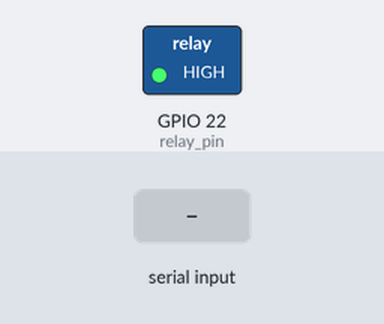
Recording of a program running on a simulated Raspberry Pi (BCM pin numbers). Shown: switched loads named in the program (green lamp = pin HIGH). The test bench sets the inputs (shaded band). The clock reads 2024-03-15 10:24:30 at power-on unless the program sets it; what the program prints to the terminal is not drawn. At 4.3 s the program stops and its outputs stay as they are.

Above: at 1.2 s.
1.3 s: "5" typed at the terminal, then Enter
At 2.7 s:
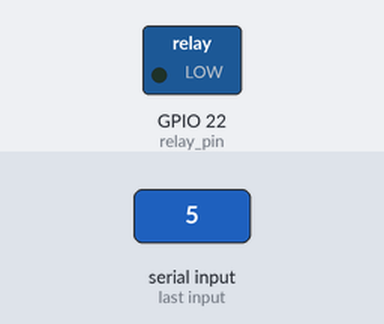
Timing chart, 0 to 4.3 s (numbered marks = the images above; inputs shaded):
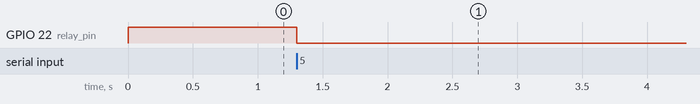

Measured:
- after the input at 1.3 s, GPIO 22 (relay_pin): HIGH → LOW at once

The program:

uv_light.py
```python
"""
SmartGrow - UV Grow Light Controller Module
Controls UV LED strip via relay with 5V to 12V converter
Infomatrix Ukraine 2026
"""

import time
import RPi.GPIO as GPIO
from typing import Dict, Optional
from datetime import datetime, timedelta


class UVLightController:
    """
    UV/Grow Light controller using GPIO relay.

    The UV LED strip runs on 12V, connected via:
    - Relay module (controlled by 3.3V GPIO)
    - 5V to 12V step-up converter
    """

    def __init__(
        self,
        relay_pin: int = 22,  # GPIO 22 for SmartGrow UV
        active_low: bool = True,
        schedule_start_hour: int = 7,
        schedule_end_hour: int = 22,
        max_continuous_hours: float = 16
    ):
        """
        Initialize the UV light controller.

        Args:
            relay_pin: GPIO pin connected to relay
            active_low: True if relay activates on LOW signal
            schedule_start_hour: Hour to turn on light (0-23)
            schedule_end_hour: Hour to turn off light (0-23)
            max_continuous_hours: Safety limit for continuous operation
        """
        self.relay_pin = relay_pin
        self.active_low = active_low
        self.schedule_start = schedule_start_hour
        self.schedule_end = schedule_end_hour
        self.max_continuous_hours = max_continuous_hours

        # Initialize GPIO
        GPIO.setmode(GPIO.BCM)
        GPIO.setwarnings(False)
        GPIO.setup(self.relay_pin, GPIO.OUT)

        # Start with light OFF
        self._turn_off_relay()

        # State tracking
        self._is_on = False
        self._last_on_time = None
        self._last_off_time = None
        self._total_runtime_today = 0
        self._daily_sessions = []

        # Auto mode
        self._auto_mode = True

    def _turn_on_relay(self):
        """Activate relay (light ON)."""
        GPIO.output(self.relay_pin, GPIO.LOW if self.active_low else GPIO.HIGH)

    def _turn_off_relay(self):
        """Deactivate relay (light OFF)."""
        GPIO.output(self.relay_pin, GPIO.HIGH if self.active_low else GPIO.LOW)

    def _is_within_schedule(self) -> bool:
        """
        Check if current time is within light schedule.

        Returns:
            True if light should be on according to schedule
        """
        now = datetime.now()
        current_hour = now.hour

        if self.schedule_start < self.schedule_end:
            # Normal schedule (e.g., 7-22)
            return self.schedule_start <= current_hour < self.schedule_end
        else:
            # Overnight schedule (e.g., 22-7)
            return current_hour >= self.schedule_start or current_hour < self.schedule_end

    def turn_on(self, manual: bool = False) -> Dict:
        """
        Turn on the UV grow light.

        Args:
            manual: If True, bypasses auto mode check

        Returns:
            Result dictionary
        """
        if self._is_on:
            return {
                'success': True,
                'message': 'Light is already on',
                'action': 'turn_on',
                'is_on': True,
                'timestamp': time.time()
            }

        # Safety check for continuous runtime
        if self._last_on_time:
            runtime = time.time() - self._last_on_time
            if runtime > self.max_continuous_hours * 3600:
                return {
                    'success': False,
                    'message': 'Max continuous runtime exceeded',
                    'action': 'turn_on',
                    'timestamp': time.time()
                }

        self._turn_on_relay()
        self._is_on = True
        self._last_on_time = time.time()

        if manual:
            self._auto_mode = False

        return {
            'success': True,
            'message': 'Light turned on',
            'action': 'turn_on',
            'is_on': True,
            'mode': 'manual' if manual else 'auto',
            'timestamp': time.time()
        }

    def turn_off(self, manual: bool = False) -> Dict:
        """
        Turn off the UV grow light.

        Args:
            manual: If True, marks manual operation

        Returns:
            Result dictionary
        """
        was_on = self._is_on

        self._turn_off_relay()
        self._is_on = False
        self._last_off_time = time.time()

        session_duration = 0
        if was_on and self._last_on_time:
            session_duration = time.time() - self._last_on_time
            self._total_runtime_today += session_duration
            self._daily_sessions.append({
                'start': self._last_on_time,
                'end': time.time(),
                'duration': session_duration
            })

        if manual:
            self._auto_mode = False

        return {
            'success': True,
            'message': 'Light turned off',
            'action': 'turn_off',
            'is_on': False,
            'session_duration': round(session_duration, 1),
            'mode': 'manual' if manual else 'auto',
            'timestamp': time.time()
        }

    def toggle(self, manual: bool = True) -> Dict:
        """
        Toggle light state.

        Returns:
            Result dictionary
        """
        if self._is_on:
            return self.turn_off(manual=manual)
        else:
            return self.turn_on(manual=manual)

    def set_auto_mode(self, enabled: bool) -> Dict:
        """
        Enable or disable automatic schedule mode.

        Args:
            enabled: True to enable auto mode

        Returns:
            Result dictionary
        """
        self._auto_mode = enabled

        if enabled:
            # Apply schedule immediately
            self.check_schedule()

        return {
            'success': True,
            'message': f'Auto mode {"enabled" if enabled else "disabled"}',
            'auto_mode': enabled,
            'timestamp': time.time()
        }

    def check_schedule(self) -> Dict:
        """
        Check and apply schedule if in auto mode.
        Call this periodically (e.g., every minute).

        Returns:
            Result dictionary with any changes made
        """
        if not self._auto_mode:
            return {
                'success': True,
                'message': 'Auto mode disabled',
                'action': None,
                'timestamp': time.time()
            }

        should_be_on = self._is_within_schedule()

        if should_be_on and not self._is_on:
            result = self.turn_on(manual=False)
            result['action'] = 'schedule_on'
            return result
        elif not should_be_on and self._is_on:
            result = self.turn_off(manual=False)
            result['action'] = 'schedule_off'
            return result

        return {
            'success': True,
            'message': 'No schedule change needed',
            'action': None,
            'is_on': self._is_on,
            'within_schedule': should_be_on,
            'timestamp': time.time()
        }

    def set_schedule(self, start_hour: int, end_hour: int) -> Dict:
        """
        Update the light schedule.

        Args:
            start_hour: Hour to turn on (0-23)
            end_hour: Hour to turn off (0-23)

        Returns:
            Result dictionary
        """
        if not (0 <= start_hour <= 23 and 0 <= end_hour <= 23):
            return {
                'success': False,
                'message': 'Hours must be 0-23',
                'timestamp': time.time()
            }

        self.schedule_start = start_hour
        self.schedule_end = end_hour

        # Re-check schedule if in auto mode
        if self._auto_mode:
            self.check_schedule()

        return {
            'success': True,
            'message': f'Schedule updated: {start_hour}:00 - {end_hour}:00',
            'schedule_start': start_hour,
            'schedule_end': end_hour,
            'timestamp': time.time()
        }

    def get_schedule_info(self) -> Dict:
        """
        Get detailed schedule information.

        Returns:
            Schedule info dictionary
        """
        now = datetime.now()
        within_schedule = self._is_within_schedule()

        # Calculate time until next transition
        if within_schedule:
            # Calculate time until schedule end
            end_time = now.replace(hour=self.schedule_end, minute=0, second=0)
            if end_time <= now:
                end_time += timedelta(days=1)
            time_until_change = (end_time - now).total_seconds()
            next_event = 'off'
        else:
            # Calculate time until schedule start
            start_time = now.replace(hour=self.schedule_start, minute=0, second=0)
            if start_time <= now:
                start_time += timedelta(days=1)
            time_until_change = (start_time - now).total_seconds()
            next_event = 'on'

        daily_light_hours = self.schedule_end - self.schedule_start
        if daily_light_hours < 0:
            daily_light_hours += 24

        return {
            'schedule_start': f'{self.schedule_start:02d}:00',
            'schedule_end': f'{self.schedule_end:02d}:00',
            'daily_light_hours': daily_light_hours,
            'within_schedule': within_schedule,
            'next_event': next_event,
            'time_until_change_seconds': round(time_until_change),
            'time_until_change_formatted': str(timedelta(seconds=int(time_until_change))),
            'auto_mode': self._auto_mode
        }

    def get_status(self) -> Dict:
        """
        Get current light status.

        Returns:
            Status dictionary
        """
        current_session_duration = 0
        if self._is_on and self._last_on_time:
            current_session_duration = time.time() - self._last_on_time

        return {
            'is_on': self._is_on,
            'auto_mode': self._auto_mode,
            'last_on_time': self._last_on_time,
            'last_off_time': self._last_off_time,
            'current_session_duration': round(current_session_duration, 0),
            'total_runtime_today': round(self._total_runtime_today, 0),
            'sessions_today': len(self._daily_sessions),
            'schedule': self.get_schedule_info(),
            'timestamp': time.time()
        }

    def get_daily_stats(self) -> Dict:
        """
        Get daily usage statistics.

        Returns:
            Daily stats dictionary
        """
        total_hours = self._total_runtime_today / 3600

        # Include current session if light is on
        if self._is_on and self._last_on_time:
            total_hours += (time.time() - self._last_on_time) / 3600

        return {
            'total_hours': round(total_hours, 2),
            'sessions': len(self._daily_sessions),
            'average_session_minutes': round(
                (self._total_runtime_today / 60 / len(self._daily_sessions))
                if self._daily_sessions else 0, 1
            ),
            'timestamp': time.time()
        }

    def reset_daily_stats(self):
        """Reset daily statistics (call at midnight)."""
        self._total_runtime_today = 0
        self._daily_sessions = []

    def cleanup(self):
        """Cleanup GPIO resources."""
        self._turn_off_relay()
        GPIO.cleanup(self.relay_pin)


# Standalone testing
if __name__ == "__main__":
    print("SmartGrow - UV Grow Light Controller Test")
    print("=" * 45)

    try:
        light = UVLightController(
            relay_pin=22,  # GPIO 22 for SmartGrow UV
            active_low=True,
            schedule_start_hour=7,
            schedule_end_hour=22
        )

        print("Light controller initialized")
        print(f"\nStatus: {light.get_status()}")
        print(f"\nSchedule: {light.get_schedule_info()}")

        input("\nPress Enter to toggle light...")

        result = light.toggle()
        print(f"\nToggle result: {result}")
        print(f"New status: {light.get_status()}")

        time.sleep(3)

        result = light.toggle()
        print(f"\nToggle result: {result}")

    except KeyboardInterrupt:
        print("\nTest cancelled.")
    except Exception as e:
        print(f"Error: {e}")
    finally:
        light.cleanup()
        print("Cleanup complete.")
```
